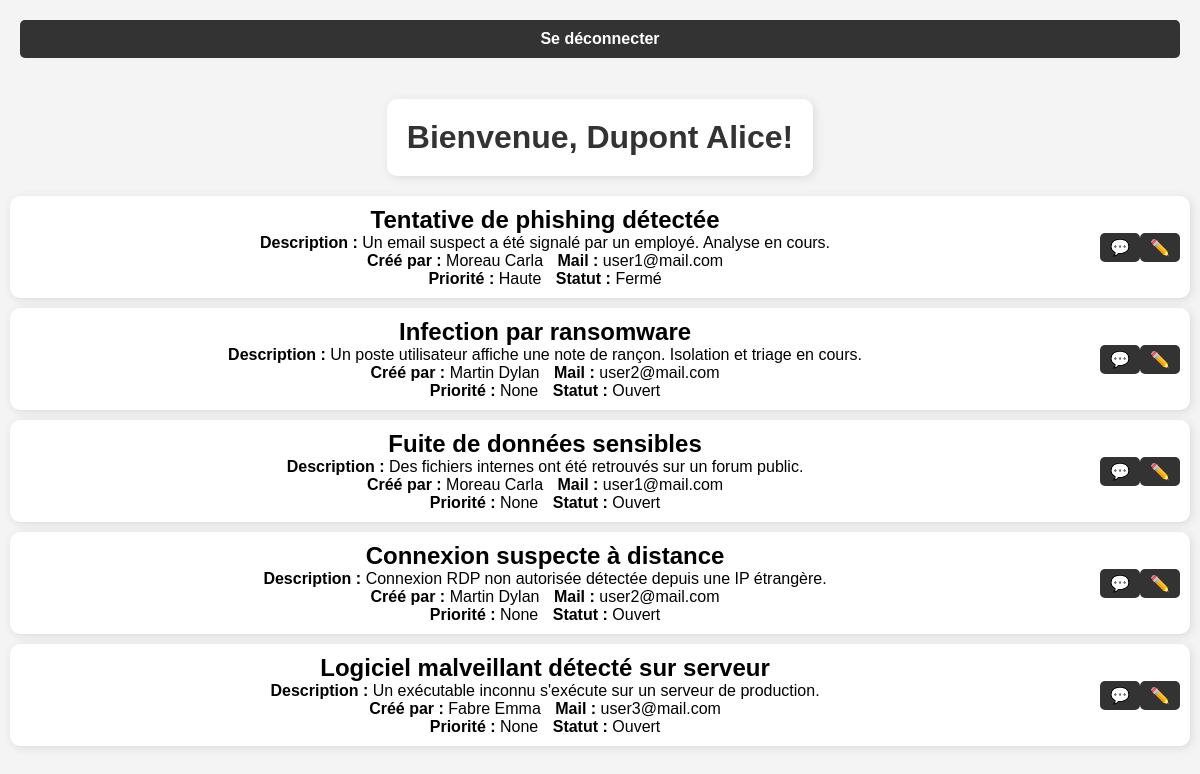
The page /admin (signed in) on the database its author committed.
### app.py (models this page shows, shortened)
class User(UserMixin, db.Model):
    id = db.Column(db.Integer, primary_key=True)
    mail = db.Column(db.String(80), unique=True, nullable=False)
    nom = db.Column(db.String(80), unique=False, nullable=False)
    prenom = db.Column(db.String(80), unique=False, nullable=False)
    password_hash = db.Column(db.String(128), nullable=False)
    is_admin = db.Column(db.Boolean, default=False)

class Ticket(db.Model):
    id = db.Column(db.Integer, primary_key=True)
    title = db.Column(db.String(100), nullable=False)
    description = db.Column(db.Text, nullable=False)
    priority = db.Column(db.String(50), nullable=True)
    status = db.Column(db.String(50), nullable=False, default='Ouvert')
    date = db.Column(db.DateTime, default=datetime.utcnow)
    user_id = db.Column(db.Integer, db.ForeignKey('user.id'), nullable=False)
    user = db.relationship('User', backref=db.backref('tickets', lazy=True))
    attachment_path = db.Column(db.String(255), nullable=True)

### app.py (the view)
@app.route('/admin')
@login_required
def admin():
    if not current_user.is_admin: # Vérifie si l'utilisateur est un administrateur
        flash("Vous n'avez pas les droits nécessaires pour accéder à cette page.", "danger")
        return redirect(url_for('home'))
    mail = session.get("mail")
    tickets = Ticket.query.join(User, Ticket.user_id == User.id).all()
    return render_template('admin.html', tickets=tickets, mail=mail)

### app.py (called while the page is built, shortened)
@login_manager.user_loader
def load_user(user_id):
    return User.query.get(int(user_id))

@app.before_request
def block_brute_force():
    ip = request.remote_addr

@app.after_request
def track_failed_attempts(response):
    return response

### templates/admin.html (shortened to what this page needs)
<!DOCTYPE html>
<html lang="fr">
<head>
    <link rel="stylesheet" href="{{ url_for('static', filename='styles.css') }}">
</head>
<body>
    <nav>
        <a href="{{ url_for('logout') }}">Se déconnecter</a>
    </nav>
    <h1>Bienvenue, {{ current_user.nom }} {{ current_user.prenom }}!</h1>
    <br>
    <div class="tickets-container">
        {% for ticket in tickets %}
            <div class="ticket">
                <div class="ticket-content">
                    <h2>{{ ticket.title }}</h2>
                    <br>
                    <p><strong>Description :</strong> {{ ticket.description }}</p>
                    <br>
                    <p><strong>Créé par :</strong> {{ ticket.user.nom }} {{ ticket.user.prenom }}</p>
                    <p><strong>Mail :</strong> {{ ticket.user.mail }}</p>
                    <br>
                    <p><strong>Priorité :</strong> {{ ticket.priority }}</p>
                    <p><strong>Statut :</strong> {{ ticket.status }}</p>
                </div>
                <a href="{{ url_for('chat', ticket_id=ticket.id) }}"> 💬 </a>
                <a href="{{ url_for('update_ticket', ticket_id=ticket.id) }}">✏️</a>
            </div>
        {% endfor %}
    </div>
</body>
</html>

### static/styles.css (style rules this page uses)
body { font-family: Arial, sans-serif; background-color: #f4f4f4; text-align: center; margin: 20px; }
nav { background-color: #333; padding: 10px; border-radius: 5px; margin-bottom: 20px; }
nav a { margin: 0 15px; text-decoration: none; color: white; font-weight: bold; }
h1 { color: #333; background-color: #fff; padding: 20px; border-radius: 10px; display: inline-block; box-shadow: 2px 2px 10px rgba(0, 0, 0, 0.1); margin-bottom: 20px; }
.tickets-container { display: flex; flex-direction: column; align-items: center; gap: 10px; }
.ticket { background-color: #fff; padding: 10px; border-radius: 10px; box-shadow: 2px 2px 10px rgba(0, 0, 0, 0.1); width: 100%; display: flex; justify-content: space-between; align-items: center; }
.ticket-content { flex: 1; text-align: center; margin-right: 20px; }
.ticket h2, .ticket p { display: inline; margin: 0 10px 0 0; }
.ticket a { background-color: #333; color: white; padding: 5px 10px; border-radius: 5px; text-decoration: none; }

### rows shown on the page
User: nom "Dupont", prenom "Alice"
Ticket: title "Tentative de phishing détectée", description "Un email suspect a été signalé par un employé. Analyse en cours.", user.nom "Moreau", user.prenom "Carla", user.mail "user1@mail.com", priority "Haute", status "Fermé"
Ticket: title "Infection par ransomware", description "Un poste utilisateur affiche une note de rançon. Isolation et triage en cours.", user.nom "Martin", user.prenom "Dylan", user.mail "user2@mail.com", priority "None", status "Ouvert"
Ticket: title "Fuite de données sensibles", description "Des fichiers internes ont été retrouvés sur un forum public.", user.nom "Moreau", user.prenom "Carla", user.mail "user1@mail.com", priority "None", status "Ouvert"
Ticket: title "Connexion suspecte à distance", description "Connexion RDP non autorisée détectée depuis une IP étrangère.", user.nom "Martin", user.prenom "Dylan", user.mail "user2@mail.com", priority "None", status "Ouvert"
Ticket: title "Logiciel malveillant détecté sur serveur", description "Un exécutable inconnu s'exécute sur un serveur de production.", user.nom "Fabre", user.prenom "Emma", user.mail "user3@mail.com", priority "None", status "Ouvert"
